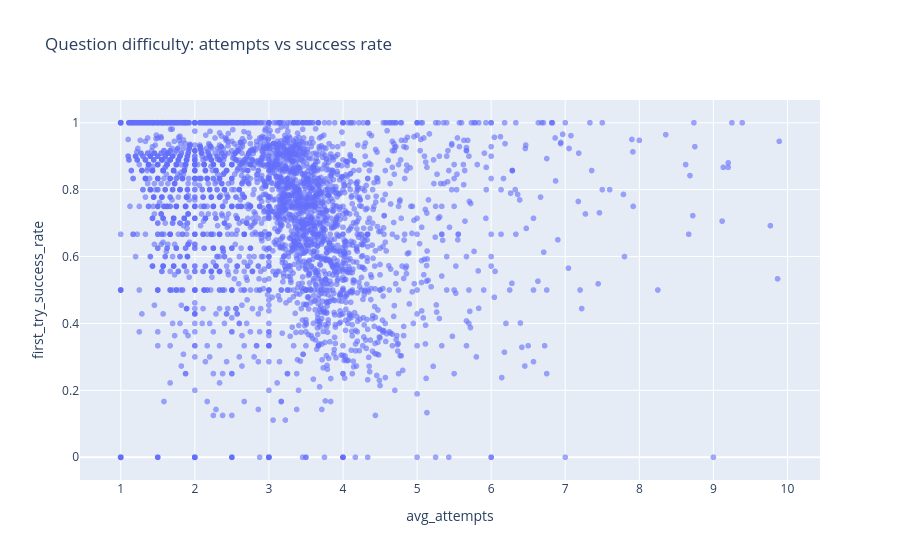

The code cell stored with this chart in its notebook:
### Code cell
fig = px.scatter(
    question_stats.filter(pl.col("avg_attempts") <= 10),
    x="avg_attempts",
    y="first_try_success_rate",
    opacity=0.6,
    title="Question difficulty: attempts vs success rate"
)

fig.show()

### Figure 1 — Plotly figure (JSON) as saved in the notebook; plotly's stock layout.template omitted (floating-point values rounded to 4 significant figures; data arrays with more than 128 entries replaced by an {"elided": "..."} marker saying what was removed)
{"data": [{"hovertemplate": "avg_attempts=%{x}<br>first_try_success_rate=%{y}<extra></extra>", "legendgroup": "", "marker": {"color": "#636efa", "opacity": 0.6, "symbol": "circle"}, "mode": "markers", "name": "", "showlegend": false, "type": "scattergl", "x": {"elided": "4595 float values"}, "xaxis": "x", "y": {"elided": "4595 float values"}, "yaxis": "y"}], "layout": {"legend": {"tracegroupgap": 0}, "title": {"text": "Question difficulty: attempts vs success rate"}, "xaxis": {"anchor": "y", "domain": [0, 1], "title": {"text": "avg_attempts"}}, "yaxis": {"anchor": "x", "domain": [0, 1], "title": {"text": "first_try_success_rate"}}}}
